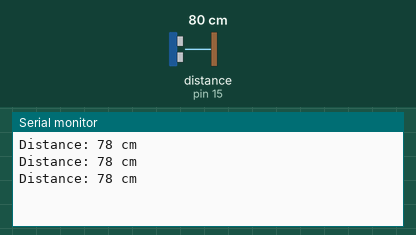
Recording of a sketch running on a simulated Arduino Uno, built with avr-gcc and run on an emulated ATmega328P. Shown: the last lines printed to the serial monitor. Wiring (inferred from the names in the program): ultrasonic range finder: trigger pin 9; echo pin 15. The test bench sets the inputs (shaded band); at power-on: distance to the obstacle (sensor on pin 15) 80 cm. The echo pulse lasts 58.3 µs per cm.

Above: at 1.3 s.
1.4 s: distance to the obstacle (sensor on pin 15) set to 2 cm
At 1.9 s:
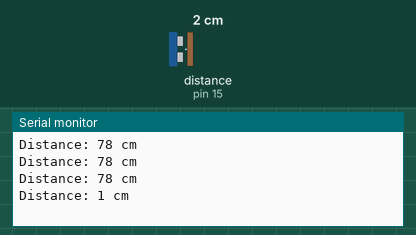
2.9 s: distance to the obstacle (sensor on pin 15) set to 4 cm
At 3.4 s:
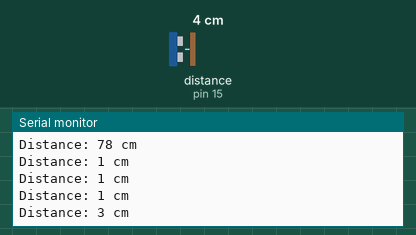
Timing chart, 0 to 5.9 s (numbered marks = the images above; inputs shaded):
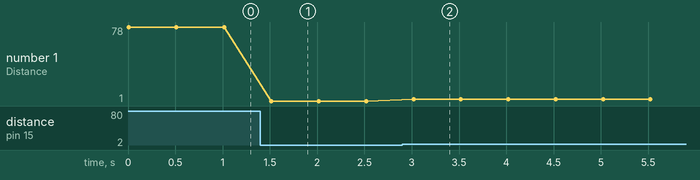

The sketch:

sensor_ultrasonic.ino
```cpp
//***********************************
// PARTS Common Robot Platform
// Ultrasonic Test Program
//***********************************

// Include necessary libraries
#include <Arduino.h> // Main Arduino library

// Define the Trigger and Echo pin connections
const int triggerPin = 9;
const int echoPin = 15;

void setup() {
  // Initialize Serial communication
  Serial.begin(9600);

  // Define pin modes
  pinMode(triggerPin, OUTPUT);
  pinMode(echoPin, INPUT);
}

void loop() {
  // Clear the triggerPin condition
  digitalWrite(triggerPin, LOW);
  delayMicroseconds(2);

  // Sets the triggerPin HIGH (ACTIVE) for 10 microseconds
  digitalWrite(triggerPin, HIGH);
  delayMicroseconds(10);
  digitalWrite(triggerPin, LOW);

  // Reads the echoPin, returns the sound wave travel time in microseconds
  long duration = pulseIn(echoPin, HIGH);

  // Calculating the distance
  long distance = duration * 0.034 / 2; // Speed of sound wave divided by 2 (go and back)

  // Displays the distance on the Serial Monitor
  Serial.print("Distance: ");
  Serial.print(distance);
  Serial.println(" cm");

  // Delay 500 milliseconds before the next measurement
  delay(500);
}
```

Measured:
- after the input at 1.4 s, the serial monitor: prints a new line after 0.12 s (image 1)
- after the input at 2.9 s, the serial monitor: prints a new line after 0.12 s (image 2)
- plotted number 1: 78 → 1 after the input at 1.4 s, 1 → 3 after the input at 2.9 s
